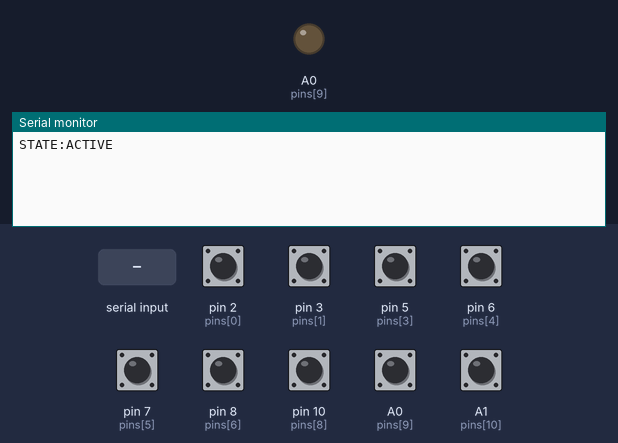
Bench run of a sketch on a simulated Arduino Uno, built with avr-gcc and run on an emulated ATmega328P. Parts: output pins drawn as LEDs (lit = HIGH), the last lines printed to the serial monitor. Inputs (shaded band) come from the test bench; at power-on: A0 (pins[9]), A1 (pins[10]), pin 2 (pins[0]), pin 3 (pins[1]), pin 5 (pins[3]), pin 6 (pins[4]), pin 7 (pins[5]), pin 8 (pins[6]), pin 10 (pins[8]) HIGH.

Above: at 1.2 s.
1.3 s: "SET_STATE:COMPLETED\n" received over Serial
At 2.0 s:
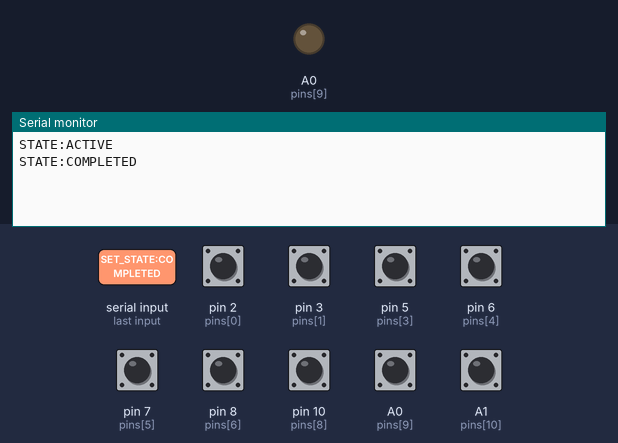
2.8 s: "SET_STATE:ACTIVE\n" received over Serial
At 3.44 s:
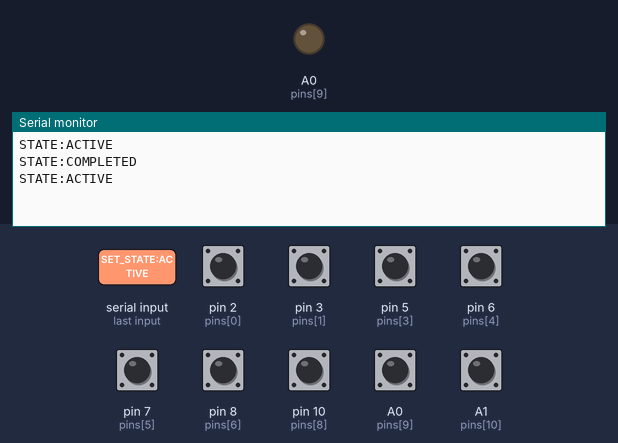

The sketch:

phone_uno.ino
```cpp
/*
 * матрица по pins
 *1  6  -  2
 *2  7  -  2
 *3  8  -  2
 *4  6  -  3
 *5  7  -  3
 *6  10 -  3
 *7  6  -  4
 *8  9  -  4
 *9  8  -  4
 *0  9  -  5
 */
byte pins [11] = {2, 3 , 4, 5, 6, 7, 8, 9, 10, A0, A1};
const char* puzzle_name = "phone";

// Состояния: 0 = active, 1 = completed
byte puzzle_state = 0;

byte right_way [7] = {4, 5, 7, 8, 1, 0, 3};
byte last = 0;
byte butt = 0;
int count = 0;
bool solved = false;
byte matrix (byte f, byte s){
  if (f == 2){
    if (s == 6)  return 1;
    if (s == 7)  return 2;
    if (s == 8)  return 3;
  }
  else if (f == 3){
    if (s == 6)  return 4;
    if (s == 7)  return 5;
    if (s == 10) return 6;
  }
  else if (f == 4){
    if (s == 6)  return 7;
    if (s == 9)  return 8;
    if (s == 8)  return 9;
  }
  else if (f == 5){
    if (s == 9)  return 0;
  }

}

void setup() {
  Serial.begin(115200);
  for (int i = 0; i < 11; i++){
    pinMode(pins[i], INPUT_PULLUP);
  }
  // Отправляем начальное состояние
  Serial.println("STATE:ACTIVE");
}

void loop() {
  // Читаем команды от ESP
  if (Serial.available()) {
    String cmd = Serial.readStringUntil('\n');
    cmd.trim();
    if (cmd == "SET_STATE:ACTIVE") {
      puzzle_state = 0;
      solved = false;
      count = 0;
      Serial.println("STATE:ACTIVE");
    } else if (cmd == "SET_STATE:COMPLETED") {
      puzzle_state = 1;
      Serial.println("STATE:COMPLETED");
    }
  }

  // Работаем только если загадка активна
  if (puzzle_state == 1) {
    delay(100);
    return;
  }

  for (int i = 0; i < 11; i++){
    delay(10);
    pinMode(pins[i], OUTPUT);
    delay(1);
    digitalWrite(pins[i], 0);
    for (int item = 0; item < 11; item++){
      if (item == i) delay(1);
      else if (read_butt(pins[item])) {
        if (i == 2 || i == 3 || i == 4 || i == 5) butt = matrix(i, item);
        else butt = matrix(item, i);

        if (butt != last) {
          last = butt;
          if (butt == right_way[count]){
            count += 1;
          }
          else count = 0;

          if (count == 7) {
            solved = true;
            puzzle_state = 1;
            count = 0;
            Serial.println("UNLOCKED");
            Serial.println("STATE:COMPLETED");
          }
        }
      }
    }
    pinMode(pins[i], INPUT_PULLUP);
  }
}

int read_butt(byte pin){
  int count = 0;
  for (int i = 0; i <= 50; i++){
    delayMicroseconds(20);
    count += !digitalRead(pin);
  }
  if (count > 35){
    return 1;
  }
  if (count < 15){
    return 0;
  }
}
```

Measured:
- after the input at 1.3 s, the serial monitor: prints a new line after 0.05 s (image 1)
